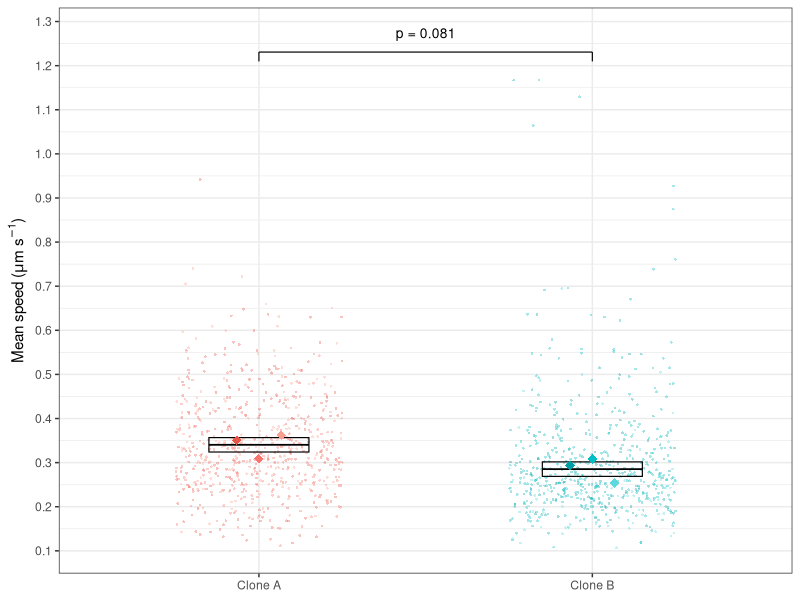
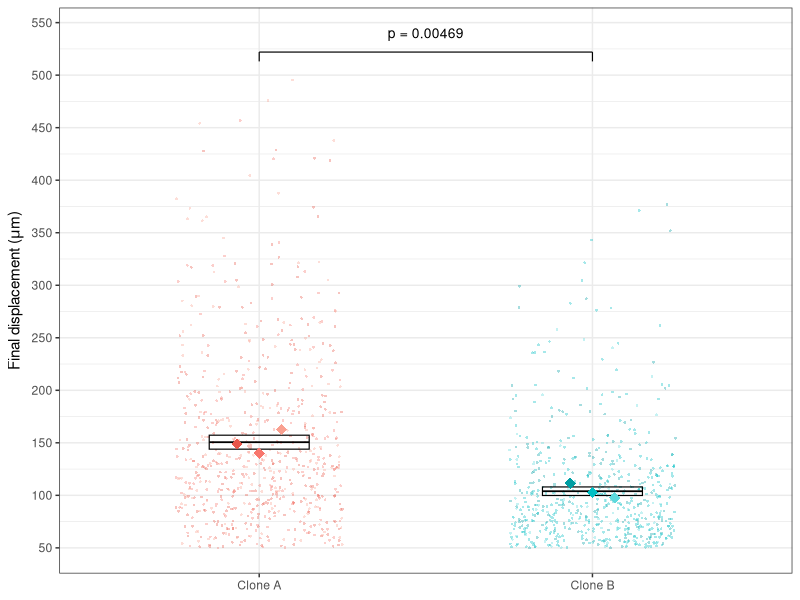
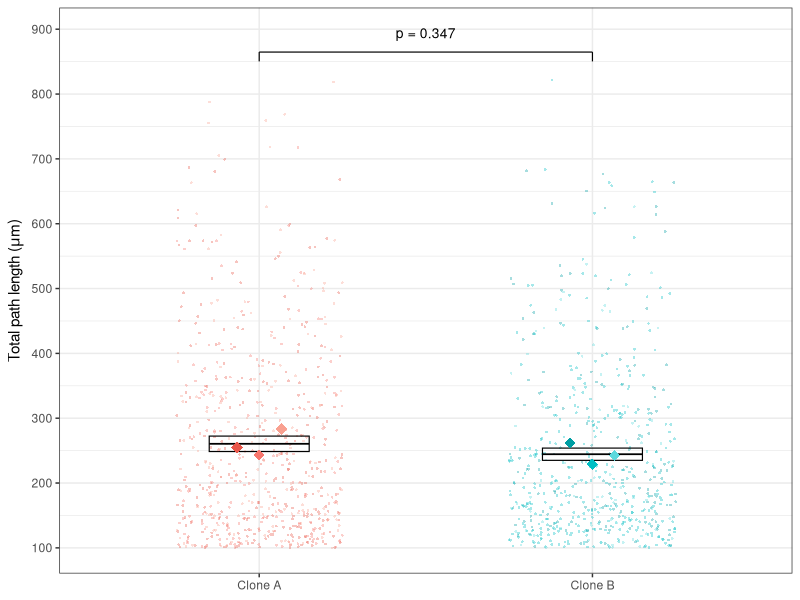
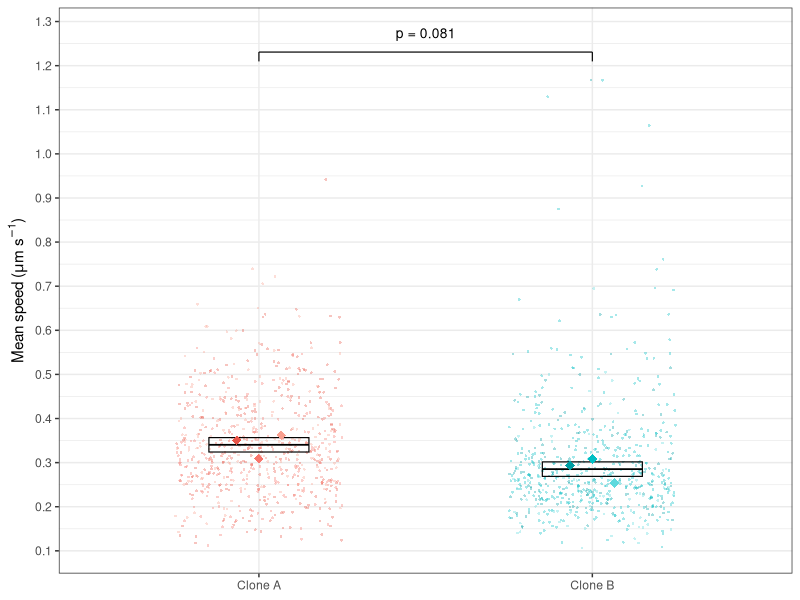
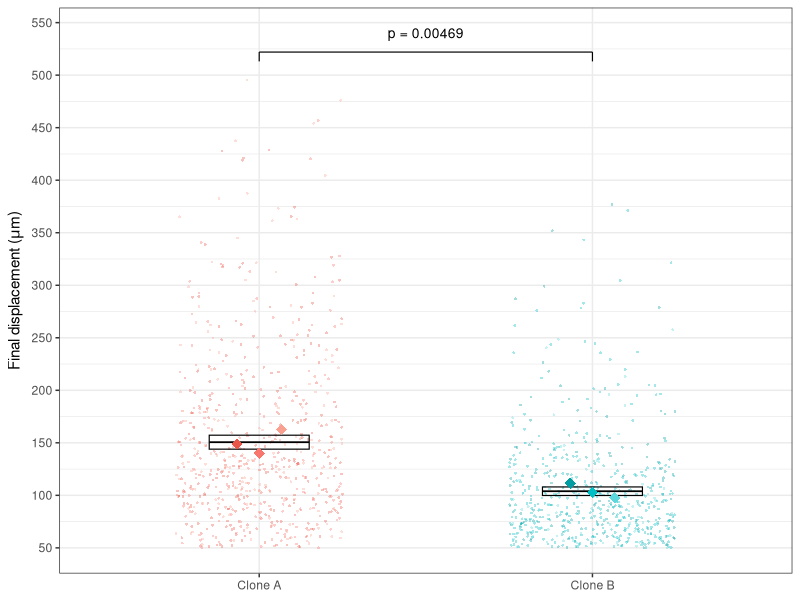
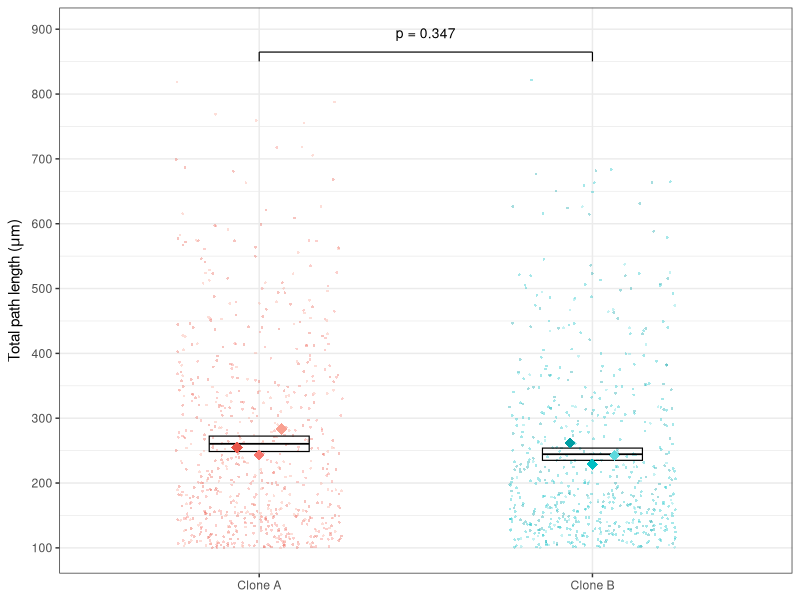

Here is the R script that generated these plots, in order:
# ==========================================================================
# Livecyte Data Analysis
# - Movement figures:
# - Mean speed violin + box plot
# ==========================================================================
#
# 1. Load libraries
#
library(lme4)
library(lmerTest)
library(ggplot2)
library(emmeans)
library(dplyr)
library(patchwork)
#
# 2. Load data
#
df <- read.delim("project/data/movement_morphology/livecyte_collapsed_filtered.tsv")
#
# 3. Statistical analysis of movement data
#
# 3a. We have hierarchal data, so we will use a Linear Mixed Model
# We have 2 clones, and 3 replicates per clone, so we will use clone as a fixed effect and replicate as a random effect.
# We will follow the LMM with ANOVA to test for significance of the fixed effect.
#
# 3ai. mean.speed
#
lmm_mean.speed <- lmer(mean.speed ~ clone + (1 | clone:replicate), data = df)
mean.speed_anova <- anova(lmm_mean.speed)
print(mean.speed_anova)
#
# Type III Analysis of Variance Table with Satterthwaite's method
#          Sum Sq  Mean Sq NumDF  DenDF F value  Pr(>F)  
# clone 0.078854 0.078854     1 3.8531  5.5403 0.08068 .
#
# There is a trend towards significance for the effect of clone on mean speed, but it does not reach significance at the 0.05 level (F(1, 3.85) = 5.54, p = 0.081).
#
# 3aii. final_displacement
#
lmm_final_displacement <- lmer(final_displacement ~ clone + (1 | clone:replicate), data = df)
final_displacement_anova <- anova(lmm_final_displacement)
#
# Type III Analysis of Variance Table with Satterthwaite's method
#        Sum Sq Mean Sq NumDF  DenDF F value   Pr(>F)   
# clone 163150  163150     1 3.7544  36.252 0.004687 **
#
# There is a significant effect of clone on final displacement (F(1, 3.75) = 36.25, p = 0.004687), indicating that the two clones may differ in their final displacement: clone A had a higher median final displacement (129.6μm) compared to clone B (91.0μm).
#
# 3aiii. total_path_length
#
lmm_total_path_length <- lmer(total_path_length ~ clone + (1 | clone:replicate), data = df)
total_path_length_anova <- anova(lmm_total_path_length)
#
# Type III Analysis of Variance Table with Satterthwaite's method
#         Sum Sq Mean Sq NumDF  DenDF F value Pr(>F)
# clone  20874   20874     1 4.0714  1.1277 0.3471
#
# There is no significant effect of clone on total path length (F(1, 4.07) = 1.13, p = 0.3471), indicating that the two clones do not differ in their total path length.
#
# 4. Plotting movement data
#
# 4ai. Define colour scheme
#
clone_cols   <- c("A" = "#F8766D", "B" = "#00BFC4")
clone_fills  <- c("A" = "#F8766D", "B" = "#00BFC4")
#
# 4aii. Define replicate shades
#
rep_cols <- c(
  "A.1" = "#e8564a", "A.2" = "#F8766D", "A.3" = "#f9a090",
  "B.1" = "#009ea3", "B.2" = "#00BFC4", "B.3" = "#5dd9dd")
#
# 4b. Combine clone and replicate into a single variable
#
df$clone     <- factor(df$clone, levels = c("A", "B"))
df$replicate <- factor(df$replicate)
df$clone_rep <- interaction(df$clone, df$replicate)
#
# 4c. Calculate replicate means
#
rep_means <- df |> 
  group_by(clone, replicate, clone_rep) |> 
  summarise(
    mean_speed = mean(mean.speed,         na.rm = TRUE),
    final_disp = mean(final_displacement, na.rm = TRUE),
    total_path = mean(total_path_length,  na.rm = TRUE),
    .groups = "drop"
  )
#
# 4d. Calculate clone means + summaries
#
clone_summary <- rep_means |> 
  group_by(clone) |> 
  summarise(
    ms_mean = mean(mean_speed), ms_se = sd(mean_speed) / sqrt(n()),
    fd_mean = mean(final_disp), fd_se = sd(final_disp) / sqrt(n()),
    tp_mean = mean(total_path), tp_se = sd(total_path) / sqrt(n()),
    .groups = "drop"
  )
#
# 5. Form mean speed plot
#
# 5a. Define label positions
#
ms_ymax   <- max(df$mean.speed, na.rm = TRUE)
ms_yrange <- ms_ymax - min(df$mean.speed, na.rm = TRUE)
ms_brack  <- ms_ymax + ms_yrange * 0.06
ms_tick   <- ms_yrange * 0.02
ms_label  <- ms_brack + ms_yrange * 0.04
#
# 5b. Mean speed plot
#
p_mean.speed <- ggplot() +
  geom_jitter(
    data = df,
    aes(x = clone, y = mean.speed, colour = clone_rep),
    width = 0.25, size = 0.6, alpha = 0.35, shape = 16
  ) +
  geom_crossbar(
    data = clone_summary,
    aes(x = clone, y = ms_mean, ymin = ms_mean - ms_se, ymax = ms_mean + ms_se),
    width = 0.3, fatten = 1.5, linewidth = 0.4, colour = "black", fill = NA
  ) +
  geom_point(
    data = rep_means,
    aes(x = clone, y = mean_speed, colour = clone_rep),
    size = 3, shape = 18,
    position = position_dodge(width = 0.2)
  ) +
  annotate("segment", x = 1, xend = 2, y = ms_brack, yend = ms_brack, linewidth = 0.4) +
  annotate("segment", x = 1, xend = 1, y = ms_brack, yend = ms_brack - ms_tick, linewidth = 0.4) +
  annotate("segment", x = 2, xend = 2, y = ms_brack, yend = ms_brack - ms_tick, linewidth = 0.4) +
  annotate("text", x = 1.5, y = ms_label, label = "p = 0.081", size = 3.5) +
  scale_colour_manual(values = rep_cols, guide = "none") +
  scale_x_discrete(labels = c("Clone A", "Clone B")) +
  scale_y_continuous(n.breaks = 15) +
  labs(x = NULL, y = expression("Mean speed (" * mu * "m s"^{-1} * ")")) +
  theme_bw()
p_mean.speed
#
# 6. Final displacement plot
#
# 6a. Define label positions
fd_ymax   <- max(df$final_displacement, na.rm = TRUE)
fd_yrange <- fd_ymax - min(df$final_displacement, na.rm = TRUE)
fd_brack  <- fd_ymax + fd_yrange * 0.06
fd_tick   <- fd_yrange * 0.02
fd_label  <- fd_brack + fd_yrange * 0.04
#
# 6b. Final displacement plot
p_final_displacement <- ggplot() +
  geom_jitter(
    data = df,
    aes(x = clone, y = final_displacement, colour = clone_rep),
    width = 0.25, size = 0.6, alpha = 0.35, shape = 16
  ) +
  geom_crossbar(
    data = clone_summary,
    aes(x = clone, y = fd_mean, ymin = fd_mean - fd_se, ymax = fd_mean + fd_se),
    width = 0.3, fatten = 1.5, linewidth = 0.4, colour = "black", fill = NA
  ) +
  geom_point(
    data = rep_means,
    aes(x = clone, y = final_disp, colour = clone_rep),
    size = 3.5, shape = 18,
    position = position_dodge(width = 0.2)
  ) +
  annotate("segment", x = 1, xend = 2, y = fd_brack, yend = fd_brack, linewidth = 0.4) +
  annotate("segment", x = 1, xend = 1, y = fd_brack, yend = fd_brack - fd_tick, linewidth = 0.4) +
  annotate("segment", x = 2, xend = 2, y = fd_brack, yend = fd_brack - fd_tick, linewidth = 0.4) +
  annotate("text", x = 1.5, y = fd_label, label = "p = 0.00469", size = 3.5) +
  scale_colour_manual(values = rep_cols, guide = "none") +
  scale_x_discrete(labels = c("Clone A", "Clone B")) +
  scale_y_continuous(n.breaks = 15) +
  labs(x = NULL, y = expression("Final displacement (" * mu * "m)")) +
  theme_bw()
p_final_displacement
#
# 7. Total path length plot
#
# 7a. Define label positions
#
tp_ymax   <- max(df$total_path_length, na.rm = TRUE)
tp_yrange <- tp_ymax - min(df$total_path_length, na.rm = TRUE)
tp_brack  <- tp_ymax + tp_yrange * 0.06
tp_tick   <- tp_yrange * 0.02
tp_label  <- tp_brack + tp_yrange * 0.04
#
# 7b. Total path length plot
#
p_total_path_length <- ggplot() +
  geom_jitter(
    data = df,
    aes(x = clone, y = total_path_length, colour = clone_rep),
    width = 0.25, size = 0.6, alpha = 0.35, shape = 16
  ) +
  geom_crossbar(
    data = clone_summary,
    aes(x = clone, y = tp_mean, ymin = tp_mean - tp_se, ymax = tp_mean + tp_se),
    width = 0.3, fatten = 1.5, linewidth = 0.4, colour = "black", fill = NA
  ) +
  geom_point(
    data = rep_means,
    aes(x = clone, y = total_path, colour = clone_rep),
    size = 3.5, shape = 18,
    position = position_dodge(width = 0.2)
  ) +
  annotate("segment", x = 1, xend = 2, y = tp_brack, yend = tp_brack, linewidth = 0.4) +
  annotate("segment", x = 1, xend = 1, y = tp_brack, yend = tp_brack - tp_tick, linewidth = 0.4) +
  annotate("segment", x = 2, xend = 2, y = tp_brack, yend = tp_brack - tp_tick, linewidth = 0.4) +
  annotate("text", x = 1.5, y = tp_label, label = "p = 0.347", size = 3.5) +
  scale_colour_manual(values = rep_cols, guide = "none") +
  scale_x_discrete(labels = c("Clone A", "Clone B")) +
  scale_y_continuous(n.breaks = 10) +
  labs(x = NULL, y = expression("Total path length (" * mu * "m)")) +
  theme_bw()
p_total_path_length
#
# 8. Save all plots
#
ggsave("project/figures/movement_morphology/mean.speed_plot.png", p_mean.speed, width = 4, height = 5, dpi = 300)
ggsave("project/figures/movement_morphology/final_displacement_plot.png", p_final_displacement, width = 4, height = 5, dpi = 300)
ggsave("project/figures/movement_morphology/total_path_length_plot.png", p_total_path_length, width = 4, height = 5, dpi = 300)
